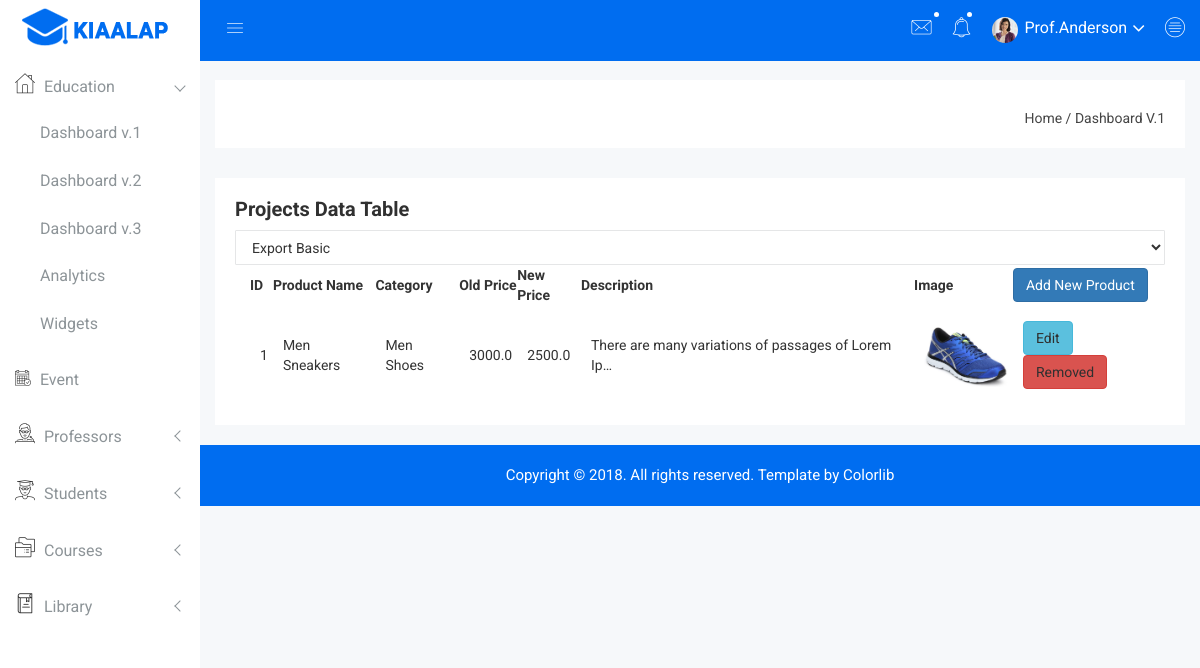
The app's page /dashboard/product-list/, older data.
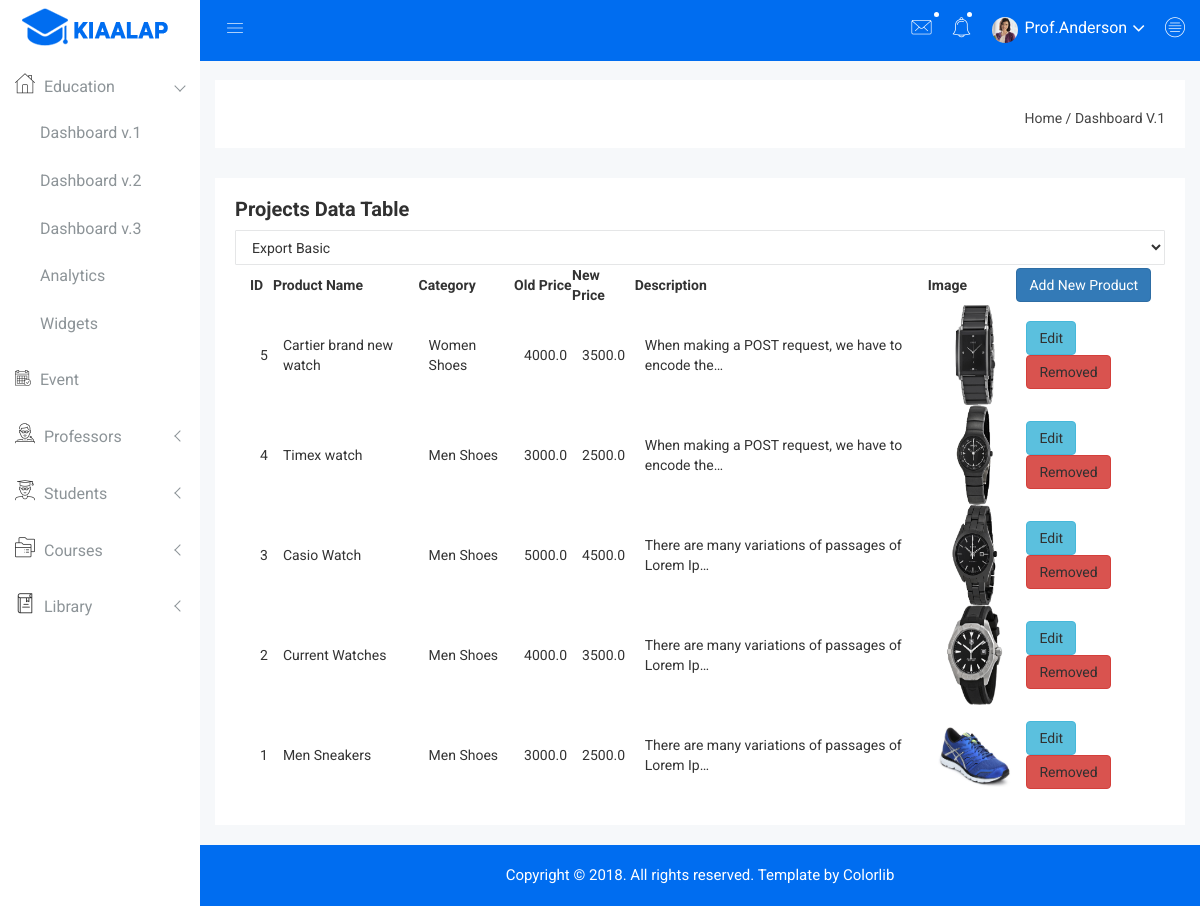
The same page, newer data.
### store/models.py (models this page shows, shortened)
class Product(models.Model):
    name = models.CharField(max_length=250,blank=False,null=False)
    category=models.ForeignKey(Category, related_name="category", on_delete=models.CASCADE)
    preview_desc = models.CharField(max_length=255,verbose_name="Sort decription")
    description = models.TextField(max_length=1000,verbose_name="Decription")
    images=models.ImageField(upload_to='products', blank=False,null=False)
    price = models.FloatField()
    old_price=models.FloatField(default=0.00,blank=True,null=True)
    is_stock=models.BooleanField(default=True)
    slug=models.SlugField(unique=True)
    createdate=models.DateTimeField(auto_now_add=True)
    class Meta:
        ordering=['-createdate']

class Category(models.Model):
    name=models.CharField(max_length=50,blank=False,null=False)
    image = models.ImageField(upload_to='category',blank=True,null=True)
    parent=models.ForeignKey("self",related_name="children", on_delete=models.CASCADE,max_length=50,blank=True,null=True)
    createddate=models.DateField(auto_now_add=True)
    class Meta:
        ordering=['-createddate']
        verbose_name_plural="Categories"

### dashboard/views.py (the view, shortened to what this page needs)
# urls.py: path("product-list/",views.productList.as_view(), name="product-list"),
class productList(TemplateView):
    def get(self,request, *args, **kwargs):
        productList=Product.objects.all().order_by('-id')
        context={
            'productList':productList
        }
        return render(request,'backend/product/productlist.html',context)

### templates/backend/product/productlist.html (shortened to what this page needs)
{% extends 'backend/base.html' %}
{% block mainCotents %}
<div class="data-table-area mg-b-15">
    <div class="container-fluid">
        <div class="row">
            <div class="col-lg-12 col-md-12 col-sm-12 col-xs-12">
                <div class="sparkline13-list">
                    <div class="sparkline13-hd">
                        <div class="main-sparkline13-hd">
                            <h1>Projects <span class="table-project-n">Data</span> Table</h1>
                        </div>
                    </div>
                    <div class="sparkline13-graph">
                        <div class="datatable-dashv1-list custom-datatable-overright">
                            <div id="toolbar">
                                <select class="form-control dt-tb">
                                    <option value="">Export Basic</option>
                                </select>
                            </div>
                            <table id="table" data-toggle="table" data-pagination="true" data-search="true" data-show-columns="true" data-show-pagination-switch="true" data-show-refresh="true" data-key-events="true" data-show-toggle="true" data-resizable="true" data-cookie="true"
                                data-cookie-id-table="saveId" data-show-export="true" data-click-to-select="true" data-toolbar="#toolbar">
                                <thead>
                                    <tr>
                                        <th data-field="state" data-checkbox="true"></th>
                                        <th data-field="id">ID</th>
                                        <th data-field="name">Product Name</th>
                                        <th data-field="Category" data-editable="true">Category</th>
                                        <th data-field="old_price" data-editable="true">Old Price</th>
                                        <th data-field="new_price" data-editable="true">New Price</th>
                                        <th data-field="desc">Description</th>
                                        <th data-field="Image">Image</th>
                                        <th data-field="action"><a href="{% url 'dashboard:add-new-product' %}" class="btn btn-primary">Add New Product</a></th>
                                    </tr>
                                </thead>
                                <tbody>
                                    {% if productList %}
                                        {% for product in  productList%}
                                        <tr>
                                            <td></td>
                                            <td>{{product.id}}</td>
                                            <td>{{product.name}}</td>
                                            <td>{{ product.category.name}}</td>
                                            <td>{{product.old_price}}</td>
                                            <td> {{product.price}}</td>
                                            <td>{{product.description|truncatechars:50}}</td>
                                            <td><img src="{{ product.images.url }}" alt="{{product.name}}" style="height:100px"></td>
                                            <td><a href="{% url 'dashboard:update-product' product.id %}" class="btn btn-info">Edit</a>
                                                <a href="{% url 'dashboard:delete-product' product.id %}" class="btn btn-danger">Removed</a>
                                            </td>
                                        </tr>
                                        {% endfor %}
                                    {% endif %}
                                </tbody>
                            </table>
                        </div>
                    </div>
                </div>
            </div>
        </div>
    </div>
</div>
{% endblock %}
{% load static %}
{% block dataTableCSS %}
<link rel="stylesheet" href="{% static 'backend/' %}css/data-table/bootstrap-table.css">
<link rel="stylesheet" href="{% static 'backend/' %}css/data-table/bootstrap-editable.css">
{% endblock dataTableCSS %}

### templates/backend/base.html (shortened to what this page needs)
<!doctype html>
<html class="no-js" lang="en">
    {% load static %}
<head>
    {% include 'backend/header_link.html'  %}
    {% block dataTableCSS %}{% endblock dataTableCSS %}
</head>
<body>
    <div class="left-sidebar-pro">
        {% include 'backend/sidebar.html'  %}
    </div>
    <div class="all-content-wrapper">
        <div class="container-fluid">
            <div class="row">
                <div class="col-lg-12 col-md-12 col-sm-12 col-xs-12">
                    <div class="logo-pro">
                        <a href="index.html"><img class="main-logo" src="img/logo/logo.png" alt="" /></a>
                    </div>
                </div>
            </div>
        </div>
        <div class="header-advance-area">
            <div class="header-top-area">
                <div class="container-fluid">
                    <div class="row">
                        <div class="col-lg-12 col-md-12 col-sm-12 col-xs-12">
                            <div class="header-top-wraper">
                                <div class="row">
                                    <div class="col-lg-1 col-md-0 col-sm-1 col-xs-12">
                                        <div class="menu-switcher-pro">
                                            <button type="button" id="sidebarCollapse" class="btn bar-button-pro header-drl-controller-btn btn-info navbar-btn">
													<i class="educate-icon educate-nav"></i>
												</button>
                                        </div>
                                    </div>
                                    <div class="col-lg-5 col-md-5 col-sm-12 col-xs-12">
                                        <div class="header-right-info">
                                            <ul class="nav navbar-nav mai-top-nav header-right-menu">
                                                <li class="nav-item dropdown">
                                                    <a href="#" data-toggle="dropdown" role="button" aria-expanded="false" class="nav-link dropdown-toggle"><i class="educate-icon educate-message edu-chat-pro" aria-hidden="true"></i><span class="indicator-ms"></span></a>
                                                </li>
                                                <li class="nav-item"><a href="#" data-toggle="dropdown" role="button" aria-expanded="false" class="nav-link dropdown-toggle"><i class="educate-icon educate-bell" aria-hidden="true"></i><span class="indicator-nt"></span></a>
                                                </li>
                                                <li class="nav-item">
                                                    <a href="#" data-toggle="dropdown" role="button" aria-expanded="false" class="nav-link dropdown-toggle">
															<img src="img/product/pro4.jpg" alt="" />
															<span class="admin-name">Prof.Anderson</span>
															<i class="fa fa-angle-down edu-icon edu-down-arrow"></i>
														</a>
                                                </li>
                                                <li class="nav-item nav-setting-open"><a href="#" data-toggle="dropdown" role="button" aria-expanded="false" class="nav-link dropdown-toggle"><i class="educate-icon educate-menu"></i></a>
                                                </li>
                                            </ul>
                                        </div>
                                    </div>
                                </div>
                            </div>
                        </div>
                    </div>
                </div>
            </div>
            <div class="breadcome-area">
                <div class="container-fluid">
                    <div class="row">
                        <div class="col-lg-12 col-md-12 col-sm-12 col-xs-12">
                            <div class="breadcome-list">
                                <div class="row">
                                    <div class="col-lg-12 col-md-12 col-sm-12 col-xs-12">
                                        <ul class="breadcome-menu">
                                            <li><a href="#">Home</a> <span class="bread-slash">/</span>
                                            </li>
                                            <li><span class="bread-blod">Dashboard V.1</span>
                                            </li>
                                        </ul>
                                    </div>
                                </div>
                            </div>
                        </div>
                    </div>
                </div>
            </div>
        </div>
        {% block mainCotents %} {% endblock mainCotents %}
        <div class="footer-copyright-area">
            <div class="container-fluid">
                <div class="row">
                    <div class="col-lg-12">
                        <div class="footer-copy-right">
                            <p>Copyright © 2018. All rights reserved. Template by <a href="https://colorlib.com/wp/templates/">Colorlib</a></p>
                        </div>
                    </div>
                </div>
            </div>
        </div>
    </div>
</body>
</html>

### templates/backend/header_link.html (shortened to what this page needs)
{% load static %}
<link rel="stylesheet" href="{% static 'backend/' %}css/bootstrap.min.css">
<link rel="stylesheet" href="{% static 'backend/' %}css/font-awesome.min.css">
<link rel="stylesheet" href="{% static 'backend/' %}css/owl.carousel.css">
<link rel="stylesheet" href="{% static 'backend/' %}css/owl.theme.css">
<link rel="stylesheet" href="{% static 'backend/' %}css/owl.transitions.css">
<link rel="stylesheet" href="{% static 'backend/' %}css/animate.css">
<link rel="stylesheet" href="{% static 'backend/' %}css/normalize.css">
<link rel="stylesheet" href="{% static 'backend/' %}css/meanmenu.min.css">
<link rel="stylesheet" href="{% static 'backend/' %}css/main.css">
<link rel="stylesheet" href="{% static 'backend/' %}css/educate-custon-icon.css">
<link rel="stylesheet" href="{% static 'backend/' %}css/morrisjs/morris.css">
<link rel="stylesheet" href="{% static 'backend/' %}css/scrollbar/jquery.mCustomScrollbar.min.css">
<link rel="stylesheet" href="{% static 'backend/' %}css/metisMenu/metisMenu.min.css">
<link rel="stylesheet" href="{% static 'backend/' %}css/metisMenu/metisMenu-vertical.css">
<link rel="stylesheet" href="{% static 'backend/' %}css/calendar/fullcalendar.min.css">
<link rel="stylesheet" href="{% static 'backend/' %}css/calendar/fullcalendar.print.min.css">
<link rel="stylesheet" href="{% static 'backend/' %}css/dropzone/dropzone.css">
<link rel="stylesheet" href="{% static 'backend/' %}style.css">
<link rel="stylesheet" href="{% static 'backend/' %}css/responsive.css">

### templates/backend/sidebar.html (shortened to what this page needs)
<nav id="sidebar" class="">
    <div class="sidebar-header">
        <a href="index.html"><img class="main-logo" src="img/logo/logo.png" alt="" /></a>
    </div>
    <div class="left-custom-menu-adp-wrap comment-scrollbar">
        <nav class="sidebar-nav left-sidebar-menu-pro">
            <ul class="metismenu" id="menu1">
                <li class="active">
                    <a class="has-arrow" href="index.html">
                           <span class="educate-icon educate-home icon-wrap"></span>
                           <span class="mini-click-non">Education</span>
                        </a>
                    <ul class="submenu-angle" aria-expanded="true">
                        <li><a title="Dashboard v.1" href="index.html"><span class="mini-sub-pro">Dashboard v.1</span></a></li>
                        <li><a title="Dashboard v.2" href="index-1.html"><span class="mini-sub-pro">Dashboard v.2</span></a></li>
                        <li><a title="Dashboard v.3" href="index-2.html"><span class="mini-sub-pro">Dashboard v.3</span></a></li>
                        <li><a title="Analytics" href="analytics.html"><span class="mini-sub-pro">Analytics</span></a></li>
                        <li><a title="Widgets" href="widgets.html"><span class="mini-sub-pro">Widgets</span></a></li>
                    </ul>
                </li>
                <li>
                    <a title="Landing Page" href="events.html" aria-expanded="false"><span class="educate-icon educate-event icon-wrap sub-icon-mg" aria-hidden="true"></span> <span class="mini-click-non">Event</span></a>
                </li>
                <li>
                    <a class="has-arrow" href="all-professors.html" aria-expanded="false"><span class="educate-icon educate-professor icon-wrap"></span> <span class="mini-click-non">Professors</span></a>
                </li>
                <li>
                    <a class="has-arrow" href="all-students.html" aria-expanded="false"><span class="educate-icon educate-student icon-wrap"></span> <span class="mini-click-non">Students</span></a>
                </li>
                <li>
                    <a class="has-arrow" href="all-courses.html" aria-expanded="false"><span class="educate-icon educate-course icon-wrap"></span> <span class="mini-click-non">Courses</span></a>
                </li>
                <li>
                    <a class="has-arrow" href="all-courses.html" aria-expanded="false"><span class="educate-icon educate-library icon-wrap"></span> <span class="mini-click-non">Library</span></a>
                </li>
                <li>
                    <a class="has-arrow" href="all-courses.html" aria-expanded="false"> <span class="mini-click-non">Departments</span></a>
                </li>
            </ul>
        </nav>
    </div>
</nav>

Row changes from the older to the newer data that the page shows:
added Product: id "5", name "Cartier brand new watch", category.name "Women Shoes", old_price "4000.0", price "3500.0", description "When making a POST request, we have to encode the…", images (picture)
added Product: id "4", name "Timex watch", category.name "Men Shoes", old_price "3000.0", price "2500.0", description "When making a POST request, we have to encode the…", images (picture)
added Product: id "3", name "Casio Watch", category.name "Men Shoes", old_price "5000.0", price "4500.0", description "There are many variations of passages of Lorem Ip…", images (picture)
added Product: id "2", name "Current Watches", category.name "Men Shoes", old_price "4000.0", price "3500.0", description "There are many variations of passages of Lorem Ip…", images (picture)
